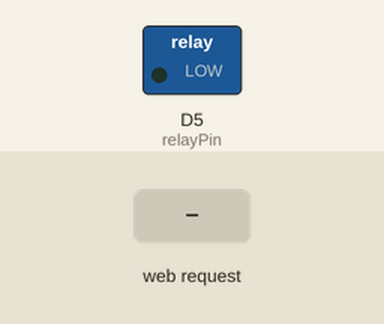
Bench run of a sketch on a simulated ESP8266 (NodeMCU). Shown: switched loads named in the sketch (green lamp = pin HIGH). The inputs (shaded band) are chosen by the test bench. WiFi joins after 1.5 s; servers stay silent unless stated; what the sketch prints to the serial monitor is not drawn.

Above: at 2.7 s.
2.8 s: HTTP request GET /?relay=off received
At 3.9 s:
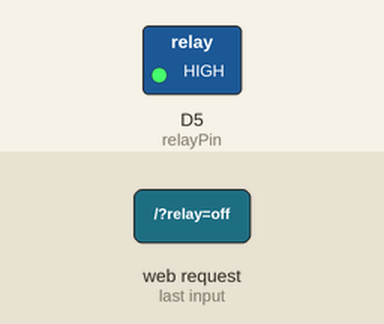
4.3 s: HTTP request GET /?relay=on received
At 5.0 s:
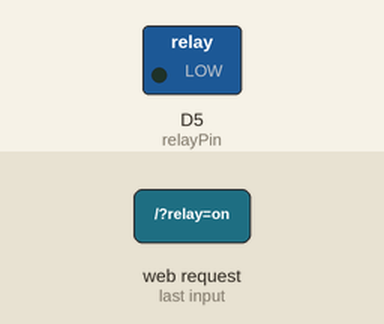
Timing chart, 0 to 7.3 s (numbered marks = the images above; inputs shaded):
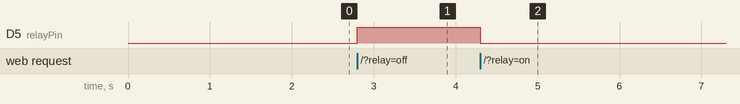

Measured:
- after the input at 2.8 s, D5 (relayPin): LOW → HIGH at once
- after the input at 4.3 s, D5 (relayPin): HIGH → LOW at once

The sketch:

relay1viaweb.ino
```cpp
#include <ESP8266WiFi.h>
#include <WiFiClient.h>
#include <ESP8266WebServer.h>
#include <ESP8266mDNS.h>

// USERNAME WIFI
const char* ssid = "medit";
// PASSWORD WIFI
const char* password = "sayaini1";
const int relayPin = D5;

ESP8266WebServer server(80);

void setup() {
  pinMode(relayPin, OUTPUT);
  digitalWrite(relayPin, LOW);

  Serial.begin(9600);
  connectToWiFi();

  server.on("/", handleRoot);
  server.begin();
  Serial.println("HTTP server started");
}

void loop() {
  server.handleClient();
}

void connectToWiFi() {
  Serial.println();
  Serial.print("Connecting to ");
  Serial.println(ssid);

  WiFi.begin(ssid, password);

  while (WiFi.status() != WL_CONNECTED) {
    delay(500);
    Serial.print(".");
  }

  Serial.println("");
  Serial.println("WiFi connected");
  Serial.println("IP address: ");
  Serial.println(WiFi.localIP());
}

void handleRoot() {
  Serial.println("Got a Request");

  if (server.hasArg("relay")) {
    if (server.arg("relay") == "on") {
      digitalWrite(relayPin, LOW);
    } else if (server.arg("relay") == "off") {
      digitalWrite(relayPin, HIGH);
    }
  }

  String msg = "";
  msg += "<html><body>\n";
  msg += "<center><h1>Control Relay</h1></center>";
  msg += "<center><p>Meydhi Ari Nugroho</p></center>";
  msg += "<center><h2>";
  if (digitalRead(relayPin) == LOW) {
    msg += "<a href='?relay=off'/><button style='appearance: button; backface-visibility: hidden; background-color: #405cf5; border-radius: 6px; border-width: 0; box-shadow: rgba(50, 50, 93, .1) 0 0 0 1px inset,rgba(50, 50, 93, .1) 0 2px 5px 0,rgba(0, 0, 0, .07) 0 1px 1px 0; box-sizing: border-box; color: #fff; cursor: pointer; font-family: -apple-system,system-ui,&quot;Segoe UI&quot;,Roboto,&quot;Helvetica Neue&quot;,Ubuntu,sans-serif; font-size: 100%; height: 44px; line-height: 1.15; margin: 12px 0 0; outline: none; overflow: hidden; padding: 0 25px; position: relative; text-align: center; text-transform: none; transform: translateZ(0); transition: all .2s,box-shadow .08s ease-in; user-select: none; -webkit-user-select: none; touch-action: manipulation; width: 50%;'>Relay On</button></a>";
  } else {
    msg += "<a href='?relay=on'/><button style='appearance: button; backface-visibility: hidden; background-color: red; border-radius: 6px; border-width: 0; box-shadow: rgba(50, 50, 93, .1) 0 0 0 1px inset,rgba(50, 50, 93, .1) 0 2px 5px 0,rgba(0, 0, 0, .07) 0 1px 1px 0; box-sizing: border-box; color: #fff; cursor: pointer; font-family: -apple-system,system-ui,&quot;Segoe UI&quot;,Roboto,&quot;Helvetica Neue&quot;,Ubuntu,sans-serif; font-size: 100%; height: 44px; line-height: 1.15; margin: 12px 0 0; outline: none; overflow: hidden; padding: 0 25px; position: relative; text-align: center; text-transform: none; transform: translateZ(0); transition: all .2s,box-shadow .08s ease-in; user-select: none; -webkit-user-select: none; touch-action: manipulation; width: 50%;'>Relay Off</button></a>";
  }
  msg += "</h2></center>";
  msg += "<hr>";
  msg += "<p>This is a program that you can use for ESP8266</p>";
  server.send(200, "text/html", msg);
}
```
